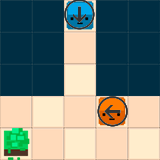

The image is a tile-based game level rendered from a .tmx file. Its description and complete source (layers, tilesets, objects, tile grids) follow:
An orthogonal 5x5 tile map with 32x32 px tiles, 4 tile layers (Floor, Scenery, Entities, IA), 4 tilesets and 1 object (LevelInfo).

<map version="1.0" orientation="orthogonal" renderorder="left-up" width="5" height="5" tilewidth="32" tileheight="32" nextobjectid="4">
 <tileset firstgid="1" name="Floor" tilewidth="32" tileheight="32" tilecount="64" columns="8">
  <image source="../../LevelEditor/Tilesets/Tileset_Floor.png" width="256" height="256" />
 </tileset>
 <tileset firstgid="65" name="Scenery" tilewidth="32" tileheight="32" tilecount="64" columns="8">
  <image source="../../LevelEditor/Tilesets/Tileset_Scenery.png" width="256" height="256" />
 </tileset>
 <tileset firstgid="129" name="Entities" tilewidth="32" tileheight="32" tilecount="64" columns="8">
  <image source="../../LevelEditor/Tilesets/Tileset_Entities.png" width="256" height="256" />
 </tileset>
 <tileset firstgid="193" name="IA" tilewidth="32" tileheight="32" tilecount="64" columns="8">
  <image source="../../LevelEditor/Tilesets/Tileset_IA.png" width="256" height="256" />
 </tileset>
 <layer name="Floor" width="5" height="5">
  <data>
   <tile gid="1" />
   <tile gid="2" />
   <tile gid="1" />
   <tile gid="2" />
   <tile gid="1" />
   <tile gid="2" />
   <tile gid="1" />
   <tile gid="2" />
   <tile gid="1" />
   <tile gid="2" />
   <tile gid="1" />
   <tile gid="2" />
   <tile gid="1" />
   <tile gid="2" />
   <tile gid="1" />
   <tile gid="2" />
   <tile gid="1" />
   <tile gid="2" />
   <tile gid="1" />
   <tile gid="2" />
   <tile gid="1" />
   <tile gid="2" />
   <tile gid="1" />
   <tile gid="2" />
   <tile gid="1" />
  </data>
 </layer>
 <layer name="Scenery" width="5" height="5">
  <data>
   <tile gid="66" />
   <tile gid="66" />
   <tile gid="0" />
   <tile gid="66" />
   <tile gid="66" />
   <tile gid="66" />
   <tile gid="66" />
   <tile gid="0" />
   <tile gid="66" />
   <tile gid="66" />
   <tile gid="66" />
   <tile gid="66" />
   <tile gid="0" />
   <tile gid="66" />
   <tile gid="66" />
   <tile gid="0" />
   <tile gid="0" />
   <tile gid="0" />
   <tile gid="0" />
   <tile gid="0" />
   <tile gid="69" />
   <tile gid="0" />
   <tile gid="0" />
   <tile gid="0" />
   <tile gid="0" />
  </data>
 </layer>
 <layer name="Entities" width="5" height="5">
  <data>
   <tile gid="0" />
   <tile gid="0" />
   <tile gid="129" />
   <tile gid="0" />
   <tile gid="0" />
   <tile gid="0" />
   <tile gid="0" />
   <tile gid="0" />
   <tile gid="0" />
   <tile gid="0" />
   <tile gid="0" />
   <tile gid="0" />
   <tile gid="137" />
   <tile gid="0" />
   <tile gid="0" />
   <tile gid="0" />
   <tile gid="0" />
   <tile gid="0" />
   <tile gid="130" />
   <tile gid="0" />
   <tile gid="0" />
   <tile gid="0" />
   <tile gid="0" />
   <tile gid="0" />
   <tile gid="0" />
  </data>
 </layer>
 <layer name="IA" width="5" height="5">
  <data>
   <tile gid="0" />
   <tile gid="0" />
   <tile gid="196" />
   <tile gid="0" />
   <tile gid="0" />
   <tile gid="0" />
   <tile gid="0" />
   <tile gid="0" />
   <tile gid="0" />
   <tile gid="0" />
   <tile gid="0" />
   <tile gid="0" />
   <tile gid="0" />
   <tile gid="0" />
   <tile gid="0" />
   <tile gid="0" />
   <tile gid="0" />
   <tile gid="0" />
   <tile gid="195" />
   <tile gid="0" />
   <tile gid="0" />
   <tile gid="0" />
   <tile gid="0" />
   <tile gid="0" />
   <tile gid="0" />
  </data>
 </layer>
 <objectgroup name="LevelInfo">
  <object id="1" name="LevelInfo" x="0" y="0" width="32" height="32">
   <properties>
    <property name="2Star" type="int" value="1" />
    <property name="3Star" type="int" value="2" />
    <property name="Energy" type="int" value="5" />
    <property name="ExcuseMe" type="bool" value="false" />
    <property name="Hello" type="bool" value="false" />
   </properties>
  </object>
 </objectgroup>
</map>